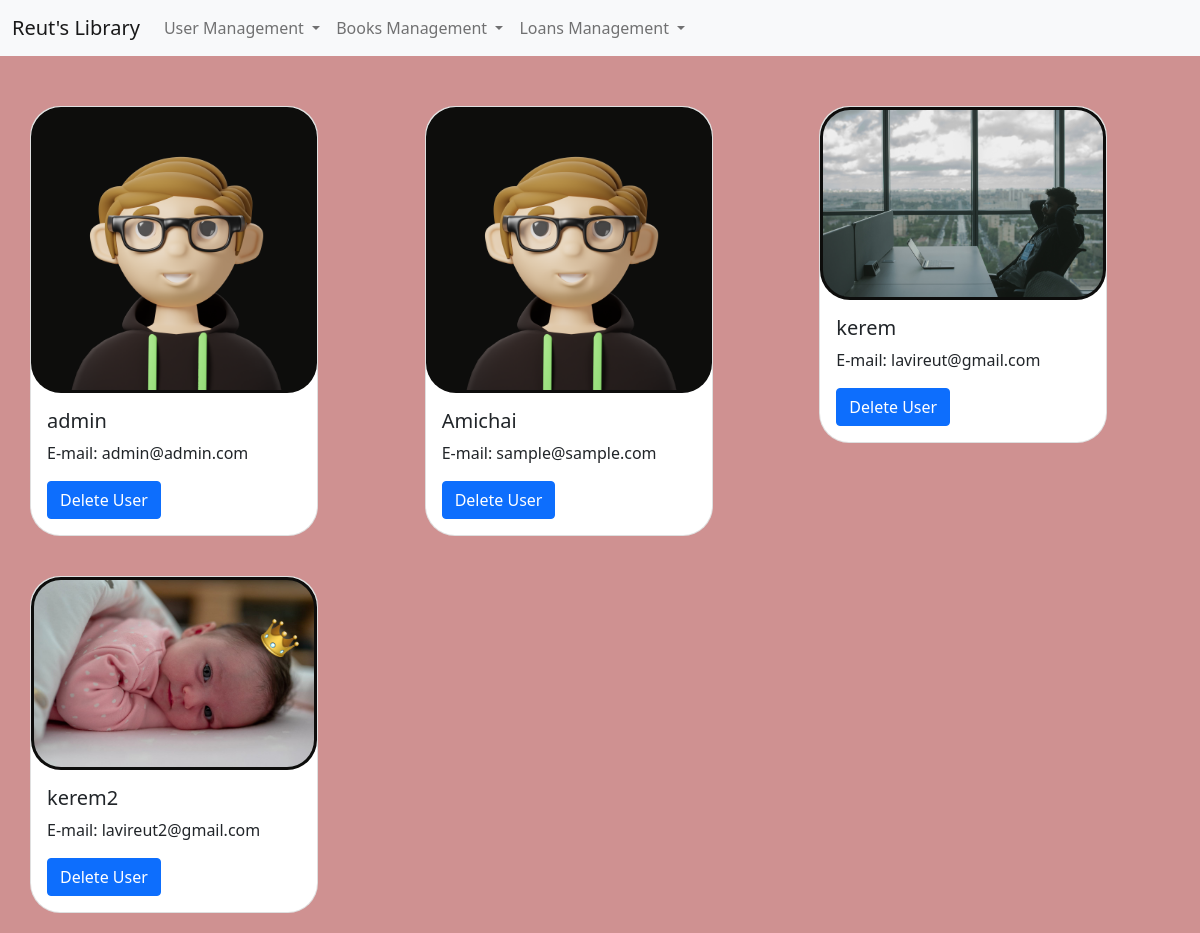
Before: /show-users (signed in) with the older database file.
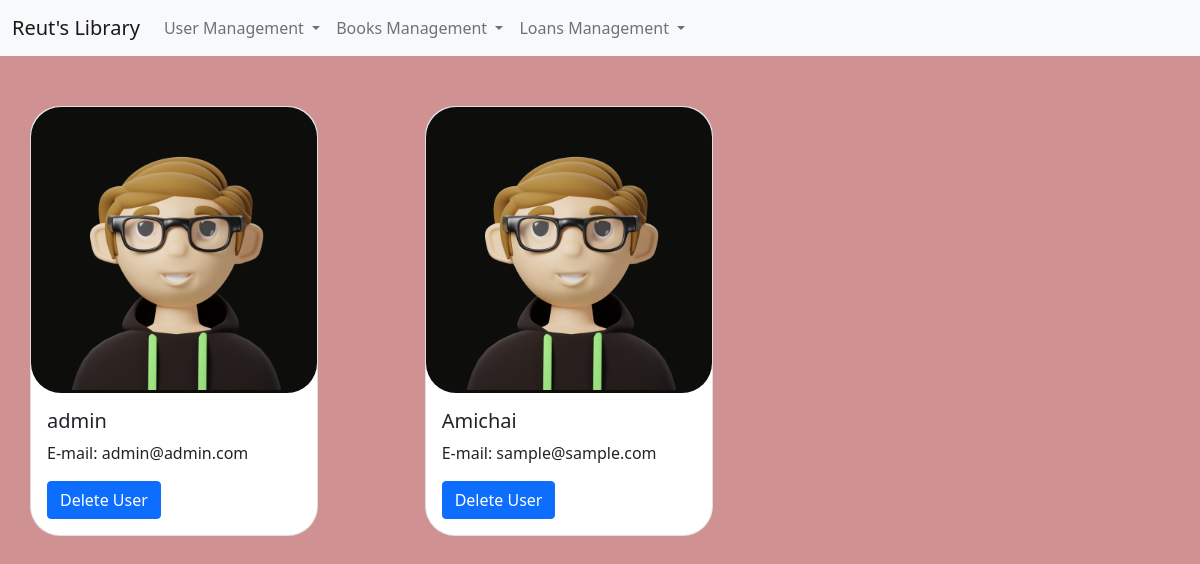
After: the same page with the newer database file.
### core/auth/models.py (models this page shows, shortened)
class User(UserMixin, db.Model):
    __tablename__ = 'users'
    id = db.Column(db.Integer, primary_key=True)
    username = db.Column(db.String(64), index=True, unique=True)
    email = db.Column(db.String(120), index=True, unique=True)
    password_hash = db.Column(db.String(128))
    loans = db.relationship('Loans', backref='user')
    imagePath = db.Column(db.String)

### core/auth/views.py (the view, shortened to what this page needs)
@auth.route('/show-users', methods=['GET', 'POST'])
@login_required
def showUsers():
    check= None
    users= User.query.all()
    return render_template('auth/showUsers.html', users=users,check=check)

### core/auth/models.py (called while the page is built)
@login.user_loader
def load_user(id):
    return User.query.get(int(id))

### core/auth/templates/auth/showUsers.html (shortened to what this page needs)
{% extends "base.html" %}
{% block content %}
    <form action="" method="post">
                <div class="row">
                    {% for user in users %}
                    <div class="col-sm-4">
                        <div class="card" style="width: 18rem;border-radius:30px;margin:20px;">
                            <img src="{{ url_for('static', filename='images/') }}{{user.imagePath}}" class="card-img-top" style="border-radius:30px;background: #0d0d0c;padding: 3px;" alt="...">
                            <div class="card-body">
                            <h5 class="card-title">{{ user.username }}</h5>
                            <p class="card-text">E-mail:  {{ user.email }}</p>
                            <a href="#" class="btn btn-primary">Delete User</a>
                            </div>
                        </div>
                    </div>
                    {% endfor %}
                </div>
    </form>
{% endblock %}

### core/templates/base.html (shortened to what this page needs)
<!DOCTYPE html>
<html lang="en">
  <head>
    <link href="https://cdn.jsdelivr.net/npm/bootstrap@5.0.2/dist/css/bootstrap.min.css" rel="stylesheet">
  </head>
  <body style=background-color:rgb(207,145,145)>
    {% include 'navbarv5.html' %}
    <div style=margin-left:10px;margin-right:30px;margin-top:30px;>
    {% block content %}{% endblock %}
    </div>
  </body>
</html>

### core/templates/navbarv5.html (shortened to what this page needs)
<nav class="navbar navbar-expand-lg navbar-light bg-light">
    <div class="container-fluid">
      <a class="navbar-brand" href="#">Reut's Library</a>
      <div class="collapse navbar-collapse" id="navbarSupportedContent">
        <ul class="navbar-nav me-auto mb-2 mb-lg-0">
            <li class="nav-item dropdown">
                <a class="nav-link dropdown-toggle" href="#" id="navbarDropdown" role="button" data-bs-toggle="dropdown" aria-expanded="false">
                  User Management
                </a>
            </li>
            <li class="nav-item dropdown">
                <a class="nav-link dropdown-toggle" href="#" id="navbarDropdown" role="button" data-bs-toggle="dropdown" aria-expanded="false">
                  Books Management
                </a>
            </li>
          <li class="nav-item dropdown">
            <a class="nav-link dropdown-toggle" href="#" id="navbarDropdown" role="button" data-bs-toggle="dropdown" aria-expanded="false">
              Loans Management
            </a>
          </li>
        </ul>
      </div>
    </div>
  </nav>

Changed rows visible on the page:
removed User: imagePath (picture), username "kerem", email "lavireut@gmail.com"
removed User: imagePath (picture), username "kerem2", email "lavireut2@gmail.com"
